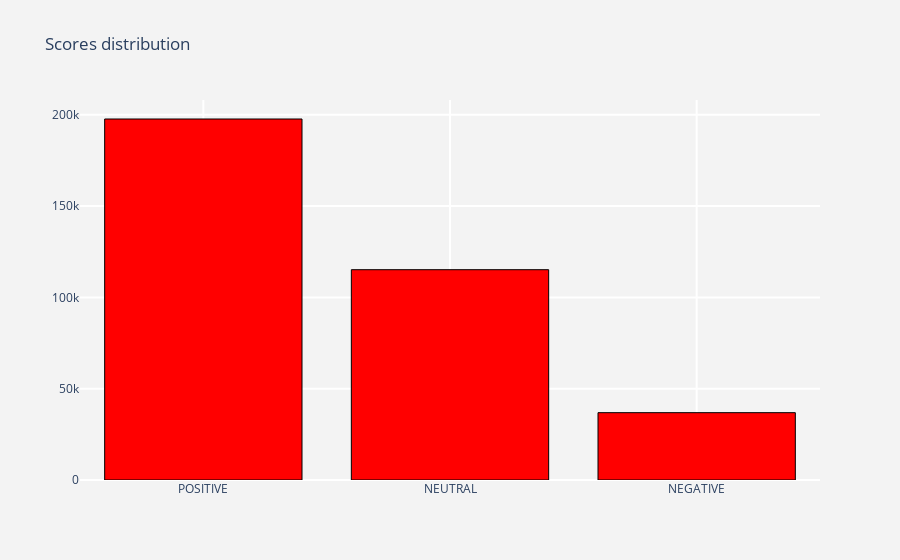

Source (notebook cell):
### Code cell
score_dist = tweets["label"].value_counts().to_frame()
score_dist.columns = ["count"]
score_dist = score_dist.reset_index().sort_values(by = "index" ,ascending = False)

layout = go.Layout(dict(title = "Scores distribution",
                        plot_bgcolor  = "rgb(243,243,243)",
                        paper_bgcolor = "rgb(243,243,243)",
                        xaxis = dict(gridcolor = 'rgb(255, 255, 255)',
                                     gridwidth = 2),
                        yaxis = dict(gridcolor = 'rgb(255, 255, 255)',
                                     gridwidth = 2),
                        )
                  )

trace = go.Bar(x = score_dist["index"],
               y = score_dist["count"],
               marker = dict(line = dict(width = 1,color = "black"),
                             color = "red")
              )


fig = go.Figure(data = [trace],layout = layout)
py.offline.iplot(fig)

### Figure 1 — Plotly figure (JSON) as saved in the notebook; plotly's stock layout.template omitted (floating-point values rounded to 4 significant figures)
{"data": [{"marker": {"color": "red", "line": {"color": "black", "width": 1}}, "type": "bar", "x": ["POSITIVE", "NEUTRAL", "NEGATIVE"], "y": [197695, 115168, 36880]}], "layout": {"paper_bgcolor": "rgb(243,243,243)", "plot_bgcolor": "rgb(243,243,243)", "title": {"text": "Scores distribution"}, "xaxis": {"gridcolor": "rgb(255, 255, 255)", "gridwidth": 2}, "yaxis": {"gridcolor": "rgb(255, 255, 255)", "gridwidth": 2}}}
